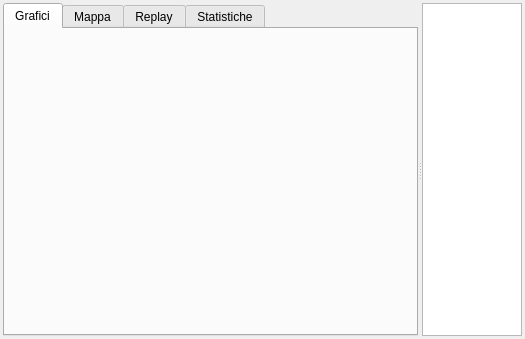
<?xml version="1.0" encoding="UTF-8"?>
<ui version="4.0">
 <class>AnalyzerSessionViews</class>
 <widget class="QWidget" name="AnalyzerSessionViews">
  <property name="geometry">
   <rect>
    <x>0</x>
    <y>0</y>
    <width>525</width>
    <height>339</height>
   </rect>
  </property>
  <property name="windowTitle">
   <string>Form</string>
  </property>
  <layout class="QGridLayout" name="gridLayout">
   <property name="leftMargin">
    <number>3</number>
   </property>
   <property name="topMargin">
    <number>3</number>
   </property>
   <property name="rightMargin">
    <number>3</number>
   </property>
   <property name="bottomMargin">
    <number>3</number>
   </property>
   <property name="spacing">
    <number>3</number>
   </property>
   <item row="0" column="0">
    <widget class="QSplitter" name="splitter">
     <property name="orientation">
      <enum>Qt::Horizontal</enum>
     </property>
     <property name="childrenCollapsible">
      <bool>false</bool>
     </property>
     <widget class="QTabWidget" name="tabWidget">
      <property name="currentIndex">
       <number>0</number>
      </property>
      <widget class="QWidget" name="tab">
       <attribute name="title">
        <string>Grafici</string>
       </attribute>
       <layout class="QGridLayout" name="gridLayout_3">
        <property name="leftMargin">
         <number>0</number>
        </property>
        <property name="topMargin">
         <number>0</number>
        </property>
        <property name="rightMargin">
         <number>0</number>
        </property>
        <property name="bottomMargin">
         <number>0</number>
        </property>
        <property name="spacing">
         <number>0</number>
        </property>
        <item row="0" column="0">
         <widget class="ChartAnalyzer" name="plotter" native="true"/>
        </item>
       </layout>
      </widget>
      <widget class="QWidget" name="tab2">
       <attribute name="title">
        <string>Mappa</string>
       </attribute>
      </widget>
      <widget class="QWidget" name="tab3">
       <attribute name="title">
        <string>Replay</string>
       </attribute>
       <layout class="QGridLayout" name="gridLayout_2">
        <property name="leftMargin">
         <number>0</number>
        </property>
        <property name="topMargin">
         <number>0</number>
        </property>
        <property name="rightMargin">
         <number>0</number>
        </property>
        <property name="bottomMargin">
         <number>0</number>
        </property>
        <property name="spacing">
         <number>0</number>
        </property>
        <item row="0" column="0">
         <widget class="QMdiArea" name="mdiArea"/>
        </item>
       </layout>
      </widget>
      <widget class="QWidget" name="tab4">
       <attribute name="title">
        <string>Statistiche</string>
       </attribute>
      </widget>
     </widget>
     <widget class="QListWidget" name="channelList">
      <property name="sizePolicy">
       <sizepolicy hsizetype="Minimum" vsizetype="Expanding">
        <horstretch>0</horstretch>
        <verstretch>0</verstretch>
       </sizepolicy>
      </property>
      <property name="sizeAdjustPolicy">
       <enum>QAbstractScrollArea::AdjustToContents</enum>
      </property>
      <property name="editTriggers">
       <set>QAbstractItemView::NoEditTriggers</set>
      </property>
     </widget>
    </widget>
   </item>
  </layout>
 </widget>
 <customwidgets>
  <customwidget>
   <class>ChartAnalyzer</class>
   <extends>QWidget</extends>
   <header>view/chartanalyzer.h</header>
   <container>1</container>
  </customwidget>
 </customwidgets>
 <resources/>
 <connections/>
</ui>
